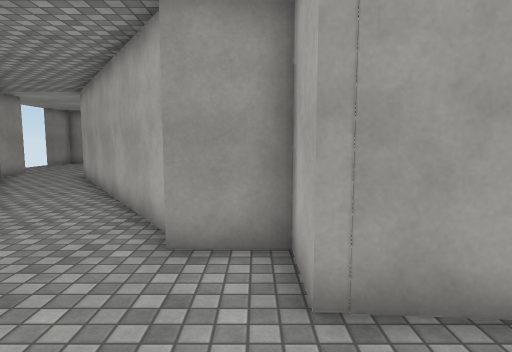
view 1 (above)

21 first-person views from a walk through a 3-D level made in the Unity game engine. The camera is 1.5 m above the floor, tilts 6° down and sees 75° across. The floor is counted in squares, 1 m on a side. Each view is taken from the middle of a square. On the plan, view 1 faces up. The plan holds only what a view shows up to about 15 squares ahead; the rest is blank. The place goes on beyond the plan. Some surface patterns are stand-ins.

view 2
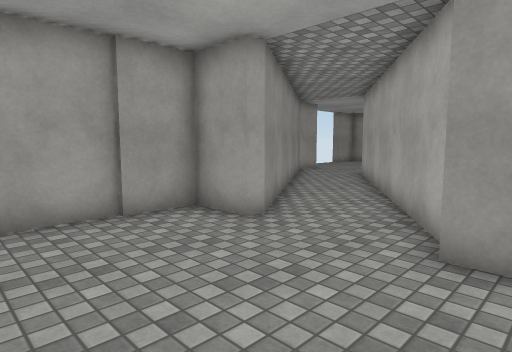

view 3
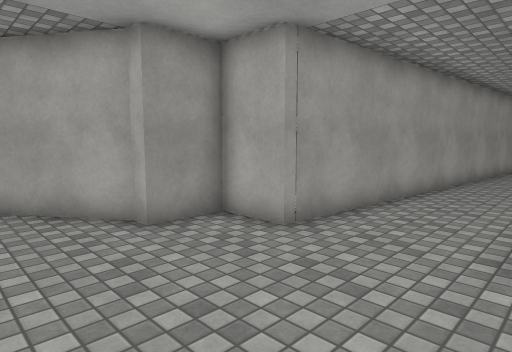

view 4
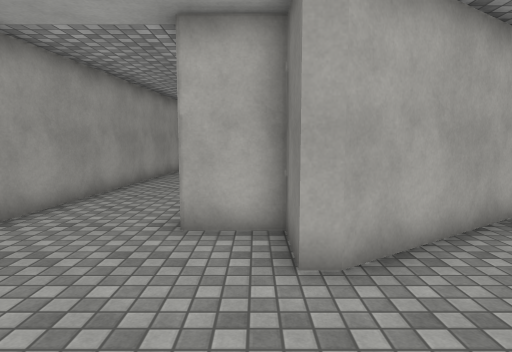

view 5
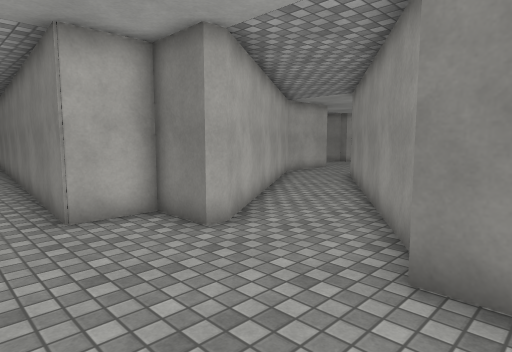

view 6
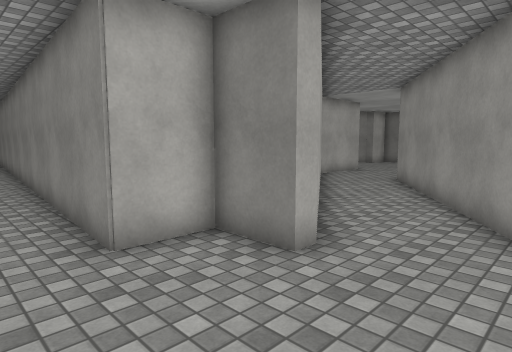

view 7
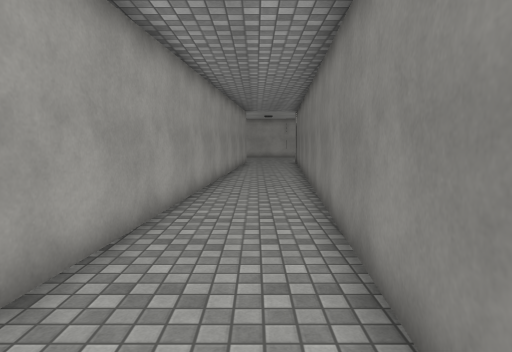

view 8
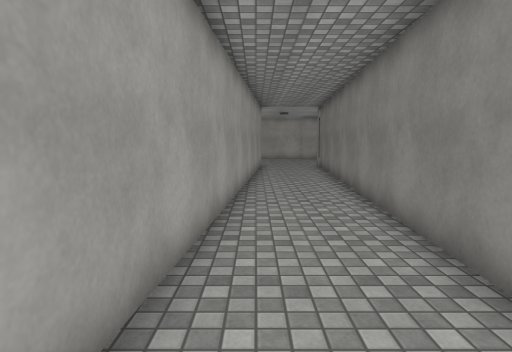

view 9
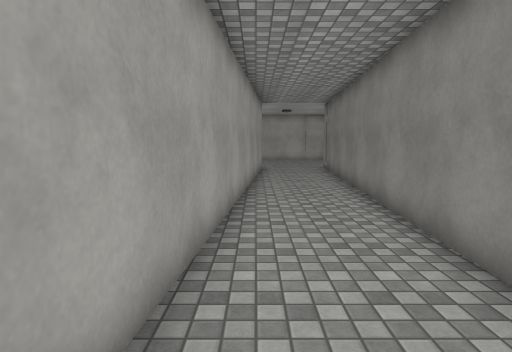

view 10
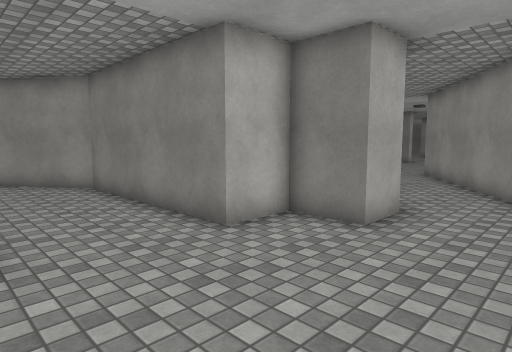

view 11
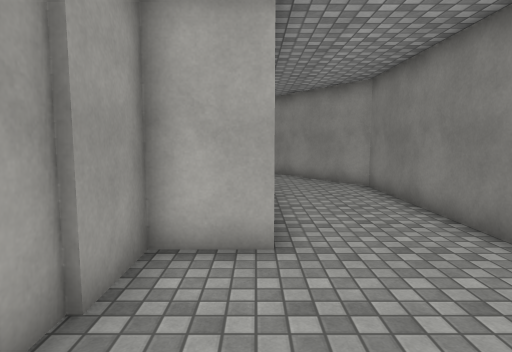

view 12
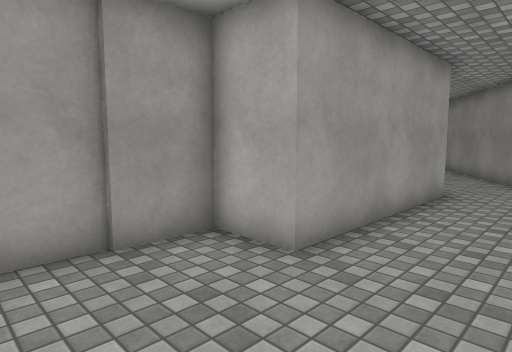

view 13
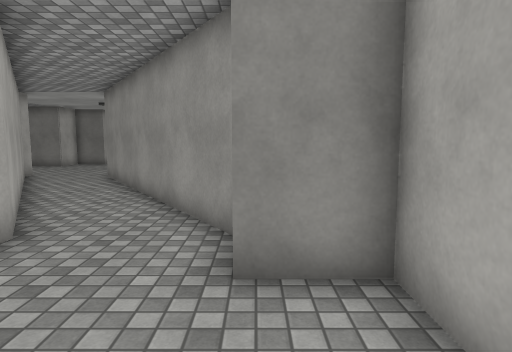

view 14
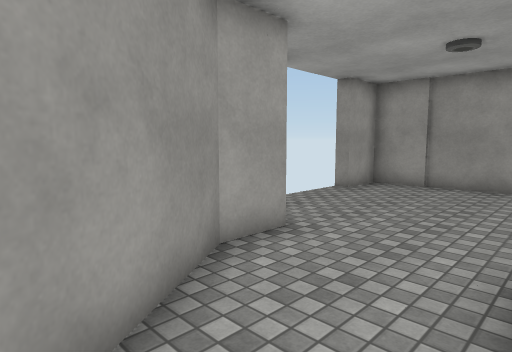

view 15
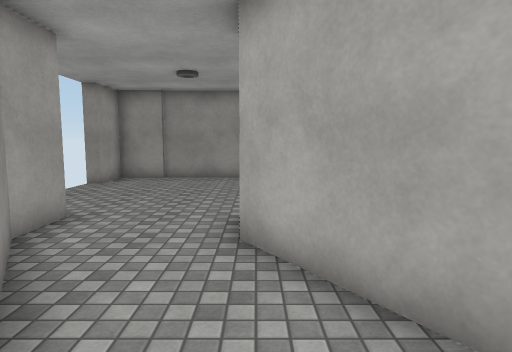

view 16
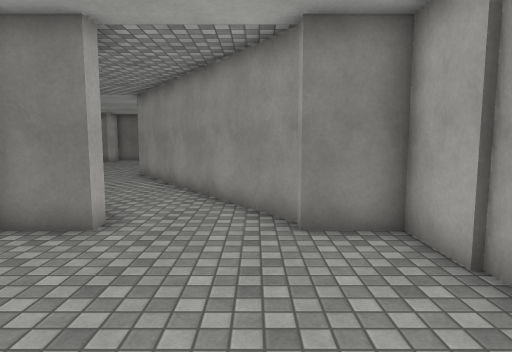

view 17
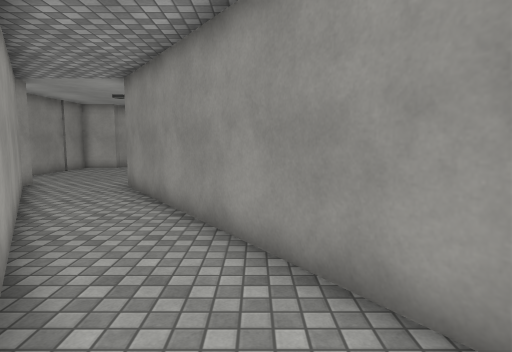

view 18
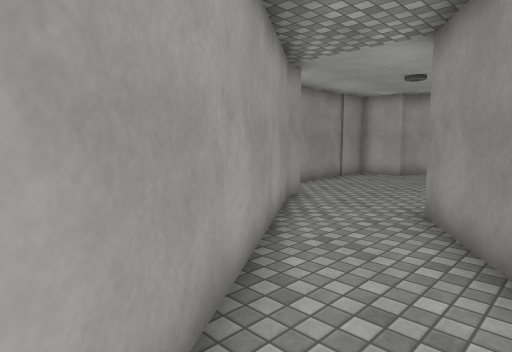

view 19
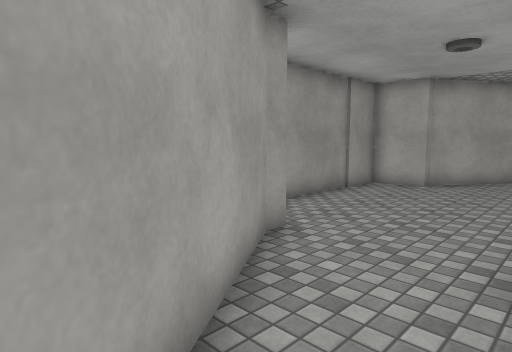

view 20
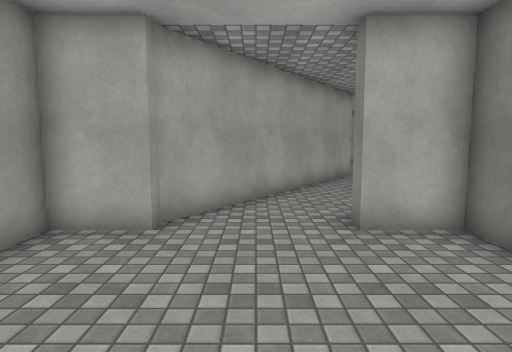

view 21
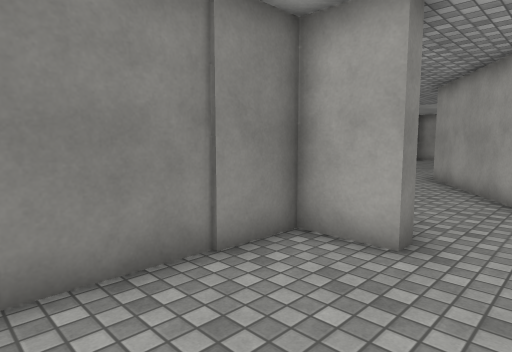

### Floor plan
Points are (right, up) in squares from view 1. A wall is a line through its corners. A room is listed if a view was taken in it or the views show most of it. See-through windows are left out.
Room 1 (views 1, 2, 3, 4, 5, 6, 7, 8, 9, 14, 15, 16)
walls: (0.4, -0.7) (21.5, -2.4); (-1.2, 4.9) (-7.3, 14.1); (-4.8, -2.9) (-0.4, -9.6); (3.1, -9.5) (-1.3, -3); (-10.1, 13) (-4.7, 5); (21.4, 1.2) (0.7, 2.8)
ways out: opening at (-8.5, 13) to room 2
Room 2 (views 10, 11, 12, 13, 17)
walls: (-5.1, 17.2) (1, 17.2) (2, 17.9); (-10.8, 14) (-10.1, 13); (1, 20.7) (-5, 20.7)
ways out: opening at (-8.5, 13) to room 1; opening at (1.5, 19.5) to room 3
objects: other object (-11, 15); other object (-7, 15)
Room 3 (views 18, 19, 20, 21)
walls: (10, 26.7) (1, 20.7); (21.5, 24.4) (17.9, 26.8); (2, 17.9) (10, 23.3)
ways out: opening at (1.5, 19.5) to room 2

Where each view was taken, in squares from view 1:
view 1: 0 up, 0 right, facing up
view 2: 0 up, 0 right, facing up-left
view 3: 1 down, 4 left, facing up-right
view 4: 2 down, 5 left, facing right
view 5: 1 up, 6 left, facing down-right
view 6: 1 up, 4 left, facing down-right
view 7: 0 up, 4 right, facing right
view 8: 1 up, 7 right, facing right
view 9: 1 up, 9 right, facing right
view 10: 21 up, 10 left, facing down-right
view 11: 21 up, 10 left, facing right
view 12: 18 up, 9 left, facing up-right
view 13: 19 up, 11 left, facing down
view 14: 11 up, 7 left, facing up-left
view 15: 9 up, 7 left, facing up
view 16: 3 up, 4 left, facing down
view 17: 19 up, 1 left, facing right
view 18: 21 up, 3 right, facing up-right
view 19: 23 up, 6 right, facing up-right
view 20: 25 up, 12 right, facing right
view 21: 25 up, 15 right, facing down-left
